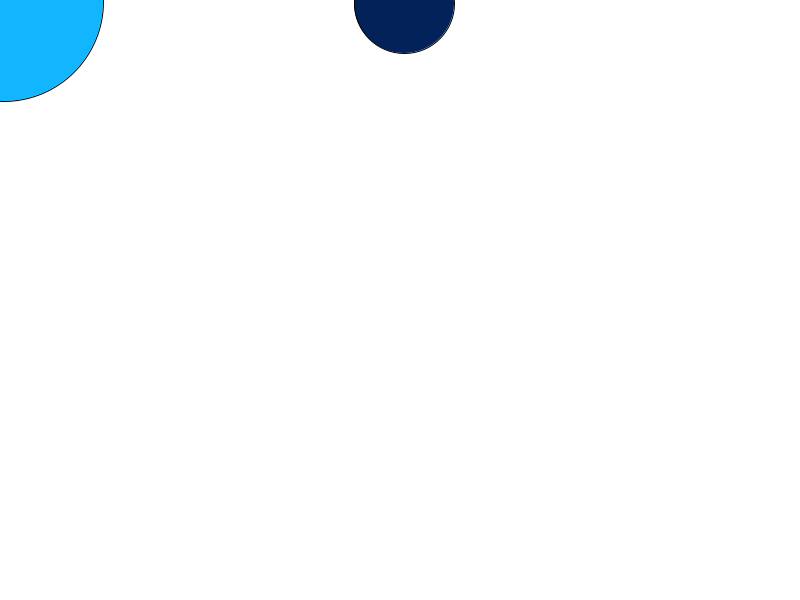
Frame 1 (no input)
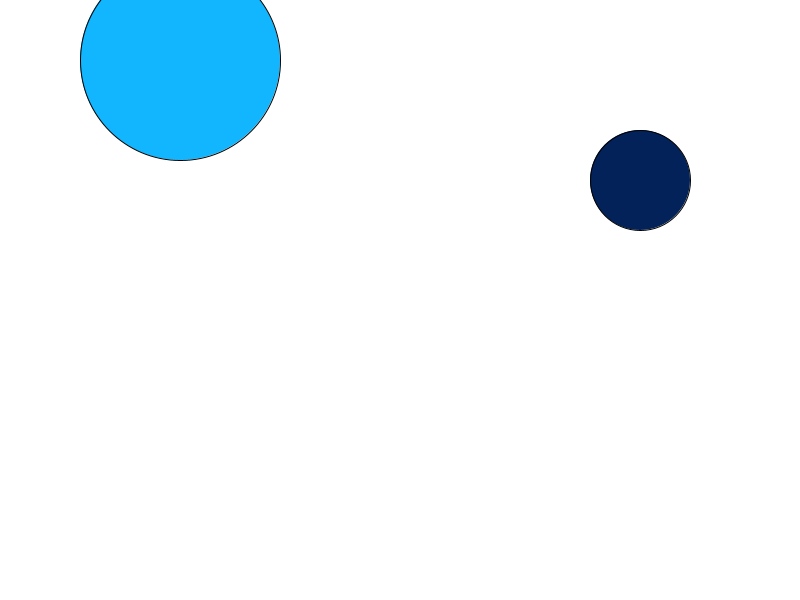
Frame 60 (the mouse pressed at the canvas centre just before this capture)
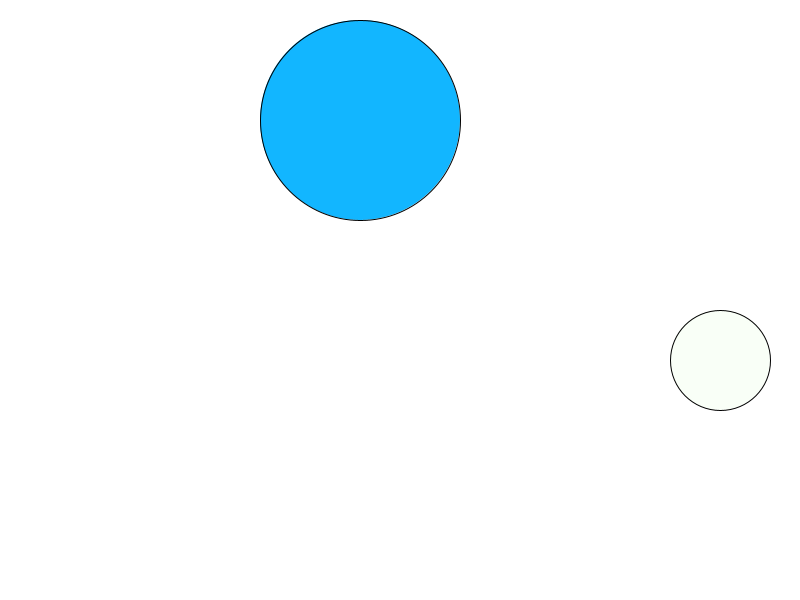
Frame 120 (the mouse held since frame 60 and released just before this capture)

The Processing sketch that drew these frames (run headless with seeded random() and noise(); from frame 60 on, the mouse is pressed at the canvas centre):

// Processing sketch: processing_105038
// ── processing_105038.pde

int x; 
int y;
int a;
int b;
int xSpeed;
int ySpeed;
int aSpeed;
int bSpeed;


void setup() {
  size(800, 600);

  x = 0;
  y = 0;
  a = 400;
  b = 0;
  xSpeed = 3;
  ySpeed = 1;
  aSpeed = 4;
  bSpeed = 3;

}

void draw() {
  background(255);//white bg

  x=x+xSpeed;
  y=y+ySpeed;

  if (x >= width) {
    xSpeed = xSpeed * -1;
  }
  if (x <= 0) {
    xSpeed = xSpeed * -1;
  }
  if (y >= height) {
    ySpeed = ySpeed * -1;
  }
  if (y <= 0 ) {
    ySpeed = ySpeed * -1;
  }

  if (x <= width/2) {    
    fill(18, 182, 255);// transparent blue
  } 

  else {
    fill (100, 256, 55);
  }
  ellipse(x, y, 200, 200);

  a=a+aSpeed;
  b=b+bSpeed;


  if (a >= width) {
    aSpeed = aSpeed * -1;
  }
  if (a <= 0) {
    aSpeed = aSpeed * -1;
  }
  if (b >= height) {
    bSpeed = bSpeed * -1;
  }
  if (b <= 0 ) {
    bSpeed = bSpeed * -1;
  }

  if (b <= (width/3)*1) {    
    fill(2, 34, 89);
  } 

  else if (b <=(width/3)*2) {
    fill (100, 256, 55, 10);
  }

  else {
    fill(165, 39, 28);
  }
  ellipse(a, b, 100, 100);
}
